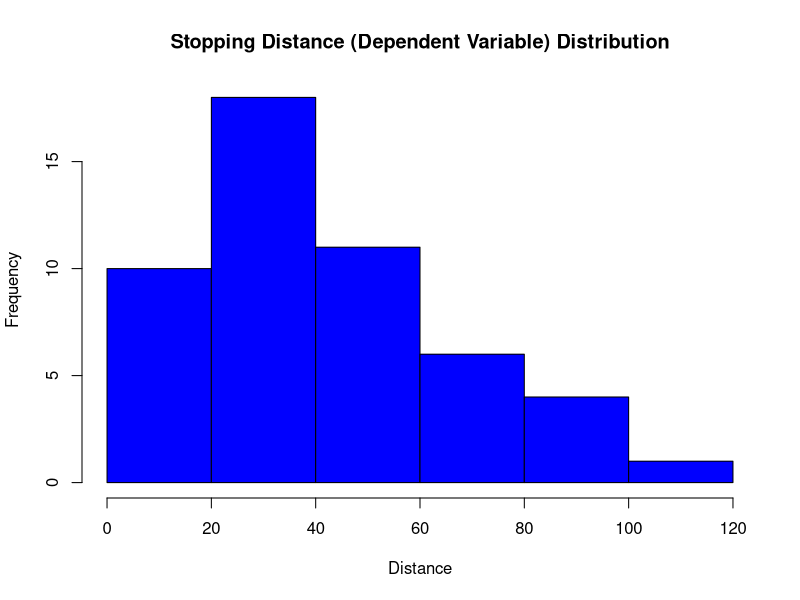
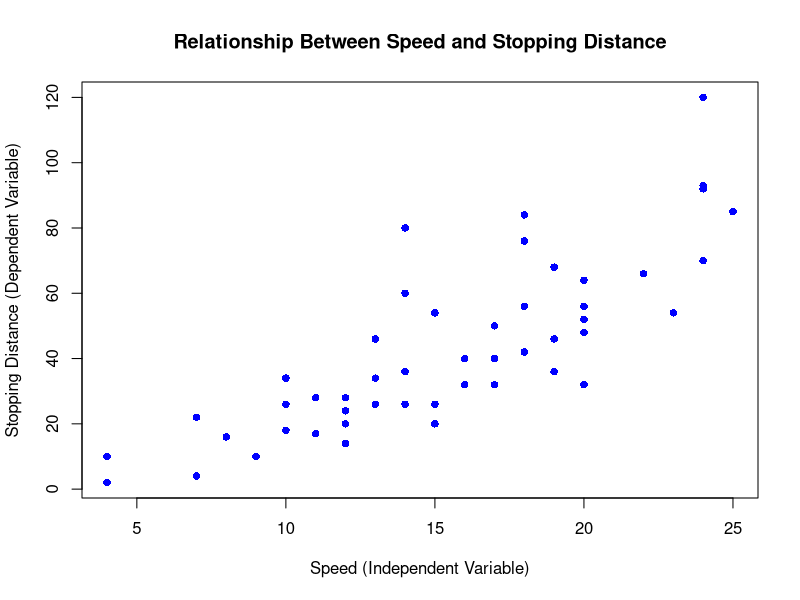
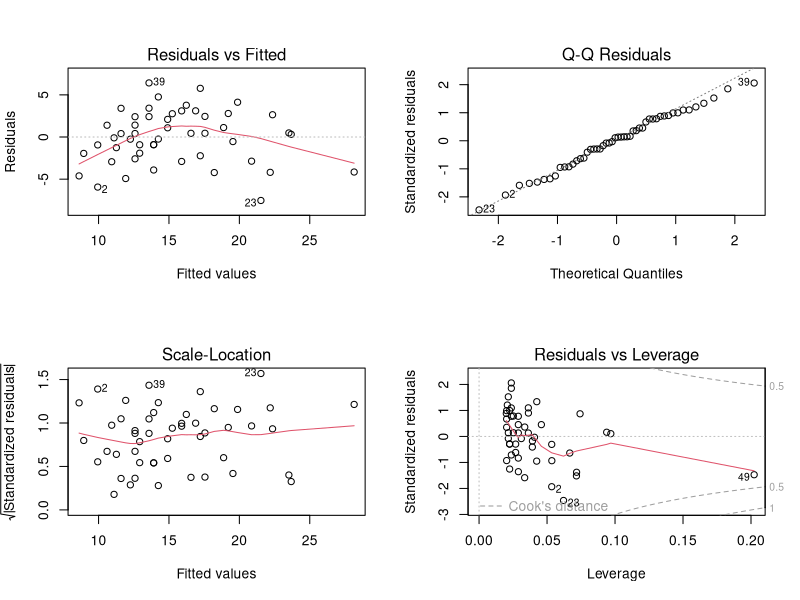
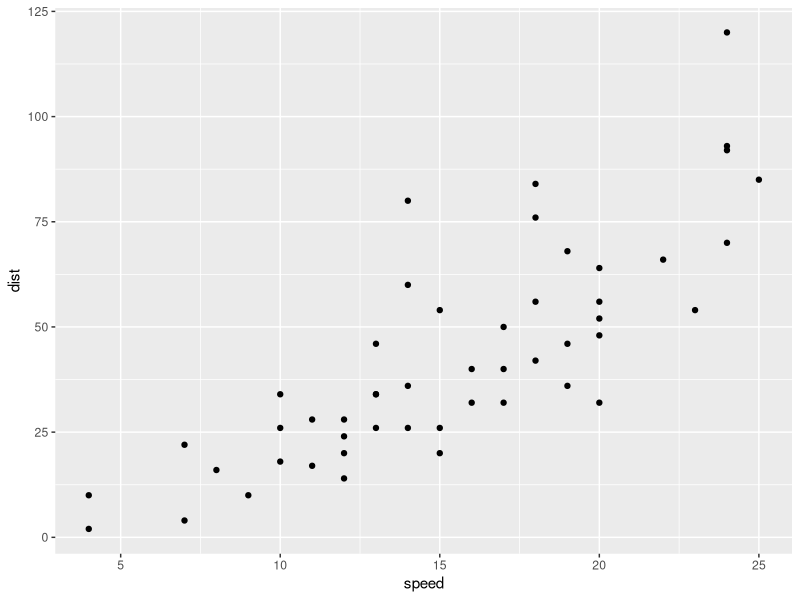
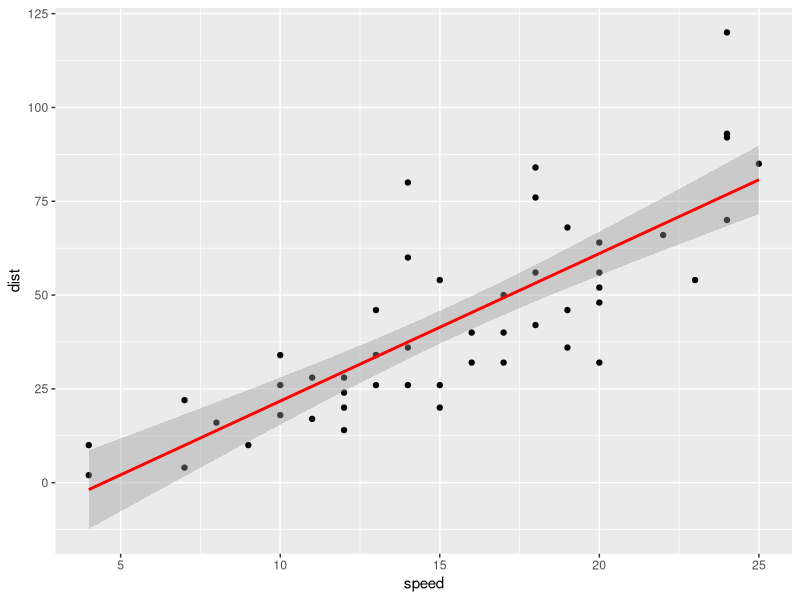

Generate these figures, in order, with R:
## ---- chunk 1
knitr::opts_chunk$set(echo = TRUE)

# Load the necessary libraries.
library(ggplot2)
library(dplyr)
library(broom)
library(ggpubr)
## ---- chunk 2
# Load the Cars dataset into R.
cars_dataset <- datasets::cars
# Summarize of the data.
str(cars_dataset)
## ---- chunk 3
summary(cars_dataset)
## ---- chunk 4
hist(cars_dataset$dist, col = 'blue', main = 'Stopping Distance (Dependent Variable) Distribution', xlab = 'Distance')
## ---- chunk 5
plot(dist ~ speed, data = cars_dataset, col = 'blue',
     pch = 16, xlab = 'Speed (Independent Variable)', ylab = 'Stopping Distance (Dependent Variable)',
     main = 'Relationship Between Speed and Stopping Distance')
## ---- chunk 6
cars_dataset_lm <- lm(speed ~ dist, data = cars_dataset)
summary(cars_dataset_lm)
## ---- chunk 7
par(mfrow = c(2, 2))
plot(cars_dataset_lm)
par(mfrow = c(1, 1))
## ---- chunk 8

cars_dataset_graph <- ggplot(cars_dataset, aes(x = speed, y = dist)) + geom_point()
cars_dataset_graph
## ---- chunk 9
cars_dataset_graph <- cars_dataset_graph + geom_smooth(method = 'lm', col = 'red')
cars_dataset_graph
